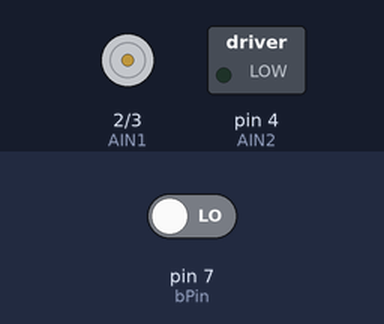
The sketch below on a simulated Arduino Uno, built with avr-gcc and run on an emulated ATmega328P. On the bench: direction and speed pins drawn as motors (green arrow = direction pin HIGH = forward, orange = LOW = backward, longer = more drive), switched loads named in the sketch (green lamp = pin HIGH). The inputs (shaded band) are chosen by the test bench; at power-on: pin 7 (bPin) LOW.

Above: at 0.1 s.
At 1.1 s:
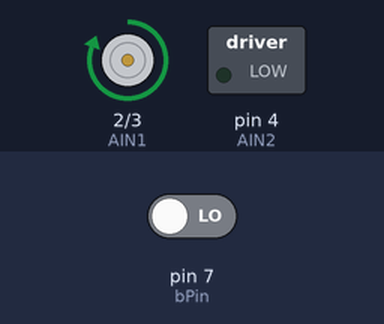
Timing chart, 0 to 2.6 s (numbered marks = the images above):
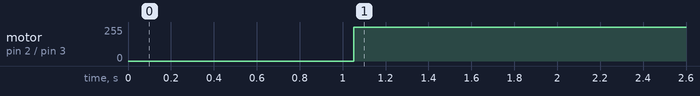

Measured:
- by itself, motor on pin 2 (AIN1) / pin 3 (PWMA): stopped → forward 255/255 at 1.1 s

The sketch:

motor_driver_and_button_senses.ino
```cpp
#define AIN1 2   //controls direction of the motor with AIN2
#define AIN2 4   //if both are low: SHORT BREAK if both are high: STOP
#define PWMA 3   //control the speed of the motor

#define PRESSED LOW //change to HIGH if you use a pulldown resistor, this is LOW for pull-up.
#define BUTTONSTATEUNCHANGED 0
#define BUTTONDOWN 2
#define BUTTONUP 1
//buttonState HIGH LOW
#define debounceTime 50
const int bPin = 7; //this is the button pin, it uses a pull up resistor so default is +5V

int registeredState = !PRESSED; //the button is registered as HIGH
unsigned long lastChange = 0; //time of the last change from up to down or down to up in the button
unsigned long timeInThisState = 0; //how long have we been in the up or down state of the button
unsigned long durationInPreviousState = 0; //how long was it in the state we just left
//for example, if the button was pressed for 5s, and then let go (right now!), the values will be:
//lastChange = (currentTime) since start of the arduino code
//timeInThisState will be 0 (ms) - because we just changed
//durationInPreviousState will be 5000 (ms) because it was PRESSED for 5s.
//registeredState will be !PRESSED (which is HIGH voltage)


//if you want to reset the timer and time of the lastChange in state
//this is good for actions you want to be repeated in intervals
void resetTimeInThisState() {
  lastChange = millis(); //lastchange is right now!
  durationInPreviousState = timeInThisState;
  timeInThisState = 0;
}


//this function does the debounce and senses changes to buttonState
//it abuses global variables timeInThisState, lastChange and registeredState (see above)
int sensingChanges(int buttonState) {
  unsigned long t = millis(); //current millis time
  timeInThisState = t - lastChange; //this might get set to 0 later

  //if the button has switched
  //but can only switch as fast as debounceTime. So feel free to alter that if
  //you have better (or worse) buttons or you want the button presses to be
  //sensed more slowly with noise (or some such)
  if(buttonState != registeredState && t-lastChange > debounceTime) {
    //register the change in state
    lastChange = t; //what time was the last change
    durationInPreviousState = timeInThisState;
    timeInThisState = 0; //it just changed so no time has passed
    registeredState = buttonState;
    if(buttonState == !PRESSED) {
      return BUTTONUP;
    }
    else {
      return BUTTONDOWN;
    }
  }
  return BUTTONSTATEUNCHANGED;
}


int dir = HIGH;
int on = 0;

void setDirectionAndSpeed(int dir, int speed) {
  digitalWrite(AIN1, dir);
  digitalWrite(AIN2, !dir);
  if(speed < 0)
    speed = 0;
  if(speed > 255)
    speed = 255;
  analogWrite(PWMA,speed);
}

void brake() {
  digitalWrite(AIN1, LOW);
  digitalWrite(AIN2, LOW);
  analogWrite(PWMA, 0);
}

void setup() {
  pinMode(AIN1, OUTPUT);
  pinMode(AIN2, OUTPUT);
  pinMode(PWMA, OUTPUT);

  brake();
  // Set up the serial port:
  Serial.begin(9600);
  // put your setup code here, to run once:
  pinMode(bPin, INPUT);

}

int didToggleOn = 0;

void loop() {
  // put your main code here, to run repeatedly:
  int result = sensingChanges(digitalRead(bPin)); //changes 4 other variables as well listed below
  //use result to know if there was a change
  //use registeredState if you just want to know high/low registered by arduino
  //use lastChange if you just want to know the time in millis since the last state change
  //use timeInThisState to know how long it was in this state.
  //use durationInPreviousState is how long the most recent state "was"
  int secondsTilStop = 1000;
  if(result == BUTTONUP) { //button went from pressed to not pressed (or from down to up) and is now in the not pressed (up) state
    if(durationInPreviousState < 100) {// :sanity checks--> and !didToggleOn and registeredState == PRESSED) {
      dir = !dir;
    }
    didToggleOn = 0;
  }
  else if(!didToggleOn and registeredState == PRESSED and timeInThisState > secondsTilStop) { //sanity: and result == BUTTONSTATEUNCHANGED
    on = !on;
    didToggleOn = 1;
  }
  /*
  if(result == BUTTONDOWN) { //seeing a button being pushed down, change direction
    dir = !dir;
  }
  else if(result == BUTTONSTATEUNCHANGED  and registeredState == PRESSED) { //state didn't change and state is PRESSED
    if(timeInThisState > 1000) { //long press
      resetTimeInThisState();//reset the time
      on = !on;  //turn things off/on
    }
  }
  else if(result == BUTTONSTATEUNCHANGED  and registeredState == !PRESSED and timeInThisState > 10000) {
    on = !on; //if the button isn't pressed it will turn itself on and off evey 10000 ms.
    resetTimeInThisState();
  }
  */
  setDirectionAndSpeed(dir,255*on); //using 255*1 and 255*0 to set the speed to max or 0 (start/stop)
}
```
